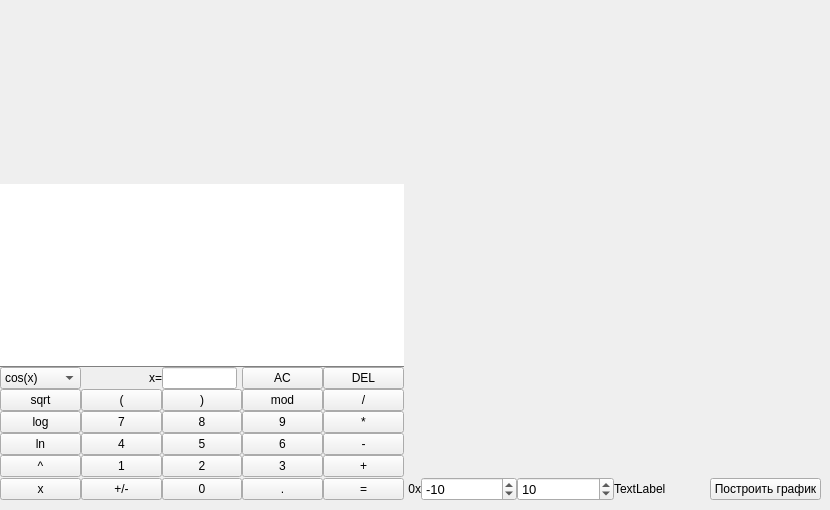
    <widget class="QWidget" name="tab">
     <attribute name="title">
      <string>Инженерный калькулятор</string>
     </attribute>
     <widget class="QWidget" name="gridLayoutWidget">
      <property name="geometry">
       <rect>
        <x>0</x>
        <y>0</y>
        <width>821</width>
        <height>501</height>
       </rect>
      </property>
      <property name="font">
       <font>
        <family>Segoe UI</family>
       </font>
      </property>
      <layout class="QGridLayout" name="gridLayout" rowstretch="0,0,0,0,0,0,0,0" columnstretch="0,0,0,0,0,0,0,0,0,0">
       <property name="spacing">
        <number>0</number>
       </property>
       <item row="2" column="0">
        <widget class="QComboBox" name="Trigonometry">
         <property name="font">
          <font>
           <family>Segoe UI</family>
          </font>
         </property>
         <property name="contextMenuPolicy">
          <enum>Qt::DefaultContextMenu</enum>
         </property>
         <property name="acceptDrops">
          <bool>false</bool>
         </property>
         <property name="layoutDirection">
          <enum>Qt::LeftToRight</enum>
         </property>
         <property name="editable">
          <bool>false</bool>
         </property>
         <property name="currentText">
          <string>cos(x)</string>
         </property>
         <item>
          <property name="text">
           <string>cos(x)</string>
          </property>
         </item>
         <item>
          <property name="text">
           <string>sin(x)</string>
          </property>
         </item>
         <item>
          <property name="text">
           <string notr="true">tan(x)</string>
          </property>
         </item>
         <item>
          <property name="text">
           <string>acos(x)</string>
          </property>
         </item>
         <item>
          <property name="text">
           <string>asin(x)</string>
          </property>
         </item>
         <item>
          <property name="text">
           <string>atan(x)</string>
          </property>
         </item>
        </widget>
       </item>
       <item row="6" column="1">
        <widget class="QPushButton" name="pushButton_1">
         <property name="font">
          <font>
           <family>Segoe UI</family>
          </font>
         </property>
         <property name="mouseTracking">
          <bool>false</bool>
         </property>
         <property name="text">
          <string>1</string>
         </property>
        </widget>
       </item>
       <item row="4" column="1">
        <widget class="QPushButton" name="pushButton_7">
         <property name="font">
          <font>
           <family>Segoe UI</family>
          </font>
         </property>
         <property name="mouseTracking">
          <bool>false</bool>
         </property>
         <property name="text">
          <string>7</string>
         </property>
        </widget>
       </item>
       <item row="4" column="4">
        <widget class="QPushButton" name="pushButton_mul">
         <property name="font">
          <font>
           <family>Segoe UI</family>
          </font>
         </property>
         <property name="text">
          <string>*</string>
         </property>
        </widget>
       </item>
       <item row="5" column="2">
        <widget class="QPushButton" name="pushButton_5">
         <property name="font">
          <font>
           <family>Segoe UI</family>
          </font>
         </property>
         <property name="text">
          <string>5</string>
         </property>
        </widget>
       </item>
       <item row="4" column="2">
        <widget class="QPushButton" name="pushButton_8">
         <property name="font">
          <font>
           <family>Segoe UI</family>
          </font>
         </property>
         <property name="text">
          <string>8</string>
         </property>
        </widget>
       </item>
       <item row="7" column="0">
        <widget class="QPushButton" name="pushButton_x">
         <property name="font">
          <font>
           <family>Segoe UI</family>
          </font>
         </property>
         <property name="text">
          <string>x</string>
         </property>
        </widget>
       </item>
       <item row="6" column="4">
        <widget class="QPushButton" name="pushButton_plus">
         <property name="font">
          <font>
           <family>Segoe UI</family>
          </font>
         </property>
         <property name="mouseTracking">
          <bool>false</bool>
         </property>
         <property name="text">
          <string>+</string>
         </property>
        </widget>
       </item>
       <item row="7" column="3">
        <widget class="QPushButton" name="pushButton_dot">
         <property name="font">
          <font>
           <family>Segoe UI</family>
          </font>
         </property>
         <property name="mouseTracking">
          <bool>false</bool>
         </property>
         <property name="text">
          <string>.</string>
         </property>
        </widget>
       </item>
       <item row="4" column="3">
        <widget class="QPushButton" name="pushButton_9">
         <property name="font">
          <font>
           <family>Segoe UI</family>
          </font>
         </property>
         <property name="text">
          <string>9</string>
         </property>
        </widget>
       </item>
       <item row="7" column="6">
        <widget class="QSpinBox" name="scope_definifion_min">
         <property name="font">
          <font>
           <family>Segoe UI</family>
           <pointsize>10</pointsize>
          </font>
         </property>
         <property name="minimum">
          <number>-1000000</number>
         </property>
         <property name="maximum">
          <number>1000000</number>
         </property>
         <property name="value">
          <number>-10</number>
         </property>
        </widget>
       </item>
       <item row="3" column="4">
        <widget class="QPushButton" name="pushButton_div">
         <property name="font">
          <font>
           <family>Segoe UI</family>
          </font>
         </property>
         <property name="text">
          <string>/</string>
         </property>
        </widget>
       </item>
       <item row="2" column="1">
        <widget class="QLabel" name="label_3">
         <property name="font">
          <font>
           <family>Segoe UI</family>
          </font>
         </property>
         <property name="layoutDirection">
          <enum>Qt::LeftToRight</enum>
         </property>
         <property name="text">
          <string>x=</string>
         </property>
         <property name="alignment">
          <set>Qt::AlignRight|Qt::AlignTrailing|Qt::AlignVCenter</set>
         </property>
        </widget>
       </item>
       <item row="5" column="4">
        <widget class="QPushButton" name="pushButton_minus">
         <property name="font">
          <font>
           <family>Segoe UI</family>
          </font>
         </property>
         <property name="text">
          <string>-</string>
         </property>
        </widget>
       </item>
       <item row="5" column="3">
        <widget class="QPushButton" name="pushButton_6">
         <property name="font">
          <font>
           <family>Segoe UI</family>
          </font>
         </property>
         <property name="text">
          <string>6</string>
         </property>
        </widget>
       </item>
       <item row="4" column="0">
        <widget class="QPushButton" name="pushButton_log">
         <property name="font">
          <font>
           <family>Segoe UI</family>
          </font>
         </property>
         <property name="mouseTracking">
          <bool>false</bool>
         </property>
         <property name="text">
          <string>log</string>
         </property>
        </widget>
       </item>
       <item row="6" column="0">
        <widget class="QPushButton" name="pushButton_pow">
         <property name="font">
          <font>
           <family>Segoe UI</family>
          </font>
         </property>
         <property name="mouseTracking">
          <bool>false</bool>
         </property>
         <property name="text">
          <string>^</string>
         </property>
        </widget>
       </item>
       <item row="5" column="0">
        <widget class="QPushButton" name="pushButton_ln">
         <property name="font">
          <font>
           <family>Segoe UI</family>
          </font>
         </property>
         <property name="mouseTracking">
          <bool>false</bool>
         </property>
         <property name="text">
          <string>ln</string>
         </property>
        </widget>
       </item>
       <item row="7" column="8">
        <widget class="QLabel" name="label_5">
         <property name="font">
          <font>
           <family>Segoe UI</family>
          </font>
         </property>
         <property name="text">
          <string>TextLabel</string>
         </property>
        </widget>
       </item>
       <item row="6" column="5">
        <widget class="QLabel" name="label_2">
         <property name="maximumSize">
          <size>
           <width>17</width>
           <height>16777215</height>
          </size>
         </property>
         <property name="font">
          <font>
           <family>Segoe UI</family>
          </font>
         </property>
        </widget>
       </item>
       <item row="7" column="9">
        <widget class="QPushButton" name="plot_graph">
         <property name="font">
          <font>
           <family>Segoe UI</family>
          </font>
         </property>
         <property name="text">
          <string>Построить график</string>
         </property>
        </widget>
       </item>
       <item row="7" column="5">
        <widget class="QLabel" name="label_6">
         <property name="font">
          <font>
           <family>Segoe UI</family>
          </font>
         </property>
         <property name="text">
          <string>0x</string>
         </property>
         <property name="alignment">
          <set>Qt::AlignRight|Qt::AlignTrailing|Qt::AlignVCenter</set>
         </property>
        </widget>
       </item>
       <item row="7" column="7">
        <widget class="QSpinBox" name="scope_definifion_max">
         <property name="font">
          <font>
           <family>Segoe UI</family>
           <pointsize>10</pointsize>
          </font>
         </property>
         <property name="minimum">
          <number>-1000000</number>
         </property>
         <property name="maximum">
          <number>1000000</number>
         </property>
         <property name="value">
          <number>10</number>
         </property>
        </widget>
       </item>
       <item row="2" column="2">
        <widget class="QLineEdit" name="x_value">
         <property name="maximumSize">
          <size>
           <width>75</width>
           <height>16777215</height>
          </size>
         </property>
         <property name="font">
          <font>
           <family>Segoe UI</family>
          </font>
         </property>
        </widget>
       </item>
       <item row="7" column="2">
        <widget class="QPushButton" name="pushButton_0">
         <property name="font">
          <font>
           <family>Segoe UI</family>
          </font>
         </property>
         <property name="mouseTracking">
          <bool>false</bool>
         </property>
         <property name="text">
          <string>0</string>
         </property>
        </widget>
       </item>
       <item row="3" column="3">
        <widget class="QPushButton" name="pushButton_mod">
         <property name="font">
          <font>
           <family>Segoe UI</family>
          </font>
         </property>
         <property name="mouseTracking">
          <bool>false</bool>
         </property>
         <property name="text">
          <string>mod</string>
         </property>
        </widget>
       </item>
       <item row="6" column="3">
        <widget class="QPushButton" name="pushButton_3">
         <property name="font">
          <font>
           <family>Segoe UI</family>
          </font>
         </property>
         <property name="text">
          <string>3</string>
         </property>
        </widget>
       </item>
       <item row="2" column="4">
        <widget class="QPushButton" name="pushButton_DEL">
         <property name="font">
          <font>
           <family>Segoe UI</family>
          </font>
         </property>
         <property name="mouseTracking">
          <bool>false</bool>
         </property>
         <property name="text">
          <string>DEL</string>
         </property>
        </widget>
       </item>
       <item row="7" column="1">
        <widget class="QPushButton" name="pushButton_unar">
         <property name="font">
          <font>
           <family>Segoe UI</family>
          </font>
         </property>
         <property name="mouseTracking">
          <bool>false</bool>
         </property>
         <property name="text">
          <string>+/-</string>
         </property>
        </widget>
       </item>
       <item row="6" column="2">
        <widget class="QPushButton" name="pushButton_2">
         <property name="font">
          <font>
           <family>Segoe UI</family>
          </font>
         </property>
         <property name="text">
          <string>2</string>
         </property>
        </widget>
       </item>
       <item row="7" column="4">
        <widget class="QPushButton" name="pushButton_result">
         <property name="font">
          <font>
           <family>Segoe UI</family>
          </font>
         </property>
         <property name="mouseTracking">
          <bool>false</bool>
         </property>
         <property name="text">
          <string>=</string>
         </property>
        </widget>
       </item>
       <item row="5" column="1">
        <widget class="QPushButton" name="pushButton_4">
         <property name="font">
          <font>
           <family>Segoe UI</family>
          </font>
         </property>
         <property name="mouseTracking">
          <bool>false</bool>
         </property>
         <property name="text">
          <string>4</string>
         </property>
        </widget>
       </item>
       <item row="3" column="0">
        <widget class="QPushButton" name="pushButton_sqrt">
         <property name="font">
          <font>
           <family>Segoe UI</family>
          </font>
         </property>
         <property name="text">
          <string>sqrt</string>
         </property>
        </widget>
       </item>
       <item row="1" column="0" colspan="5">
        <widget class="QLabel" name="result_show">
         <property name="minimumSize">
          <size>
           <width>251</width>
           <height>0</height>
          </size>
         </property>
         <property name="maximumSize">
          <size>
           <width>16777215</width>
           <height>200000</height>
          </size>
         </property>
         <property name="font">
          <font>
           <family>Segoe UI</family>
           <pointsize>16</pointsize>
          </font>
         </property>
         <property name="styleSheet">
          <string notr="true">QLabel {
	qproperty-alignment: 'AlignVCenter | AlignRight';
	border-bottom: 1px solid gray;
	background-color : white;
}

</string>
         </property>
         <property name="text">
          <string/>
         </property>
         <property name="margin">
          <number>0</number>
         </property>
        </widget>
       </item>
       <item row="2" column="3">
        <widget class="QPushButton" name="pushButton_AC">
         <property name="font">
          <font>
           <family>Segoe UI</family>
          </font>
         </property>
         <property name="mouseTracking">
          <bool>false</bool>
         </property>
         <property name="text">
          <string>AC</string>
         </property>
        </widget>
       </item>
       <item row="3" column="1">
        <widget class="QPushButton" name="pushButton_left_par">
         <property name="font">
          <font>
           <family>Segoe UI</family>
          </font>
         </property>
         <property name="mouseTracking">
          <bool>false</bool>
         </property>
         <property name="text">
          <string>(</string>
         </property>
        </widget>
       </item>
       <item row="3" column="2">
        <widget class="QPushButton" name="pushButton_right_par">
         <property name="font">
          <font>
           <family>Segoe UI</family>
          </font>
         </property>
         <property name="text">
          <string>)</string>
         </property>
        </widget>
       </item>
       <item row="0" column="6" rowspan="6" colspan="4">
        <widget class="QCustomPlot" name="customPlot" native="true">
         <property name="minimumSize">
          <size>
           <width>400</width>
           <height>350</height>
          </size>
         </property>
         <property name="font">
          <font>
           <family>Segoe UI</family>
          </font>
         </property>
        </widget>
       </item>
       <item row="0" column="0" colspan="5">
        <widget class="QLabel" name="label_22">
         <property name="text">
          <string/>
         </property>
        </widget>
       </item>
      </layout>
     </widget>
    </widget>
